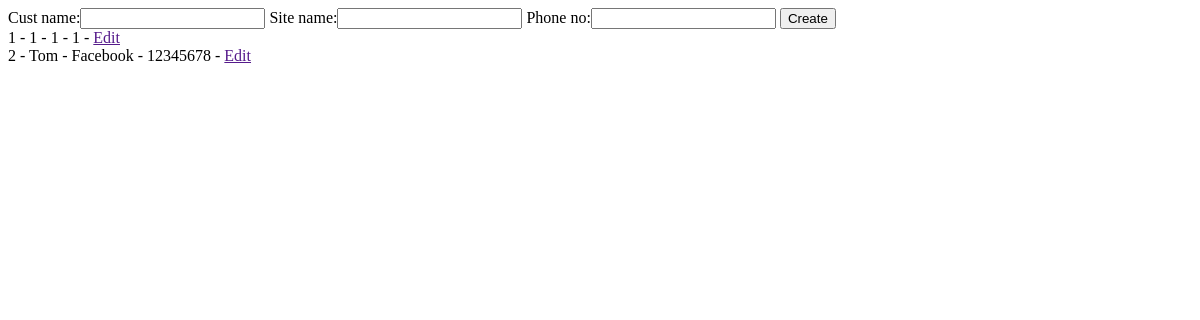
/customer/, run on an earlier commit of the app's database.
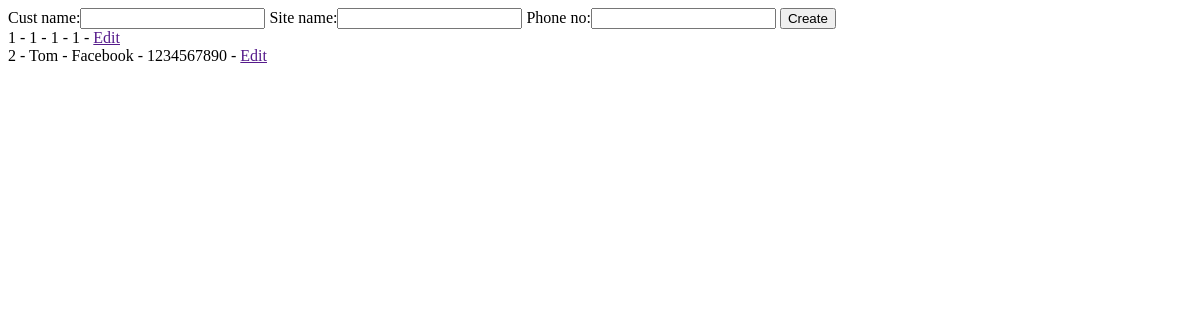
And on a later commit of the database.
### classBaseApp/models.py (models this page shows, shortened)
class customerModal(models.Model):
    cust_id = models.AutoField(primary_key=True)
    cust_name = models.CharField(max_length=50)
    site_name = models.CharField(max_length=100, blank=True, null=True)
    phone_no = models.CharField(max_length=25, blank=True, null=True, validators=[phone_number_validators])

### classBaseApp/views.py (the view, shortened to what this page needs)
# urls.py: path('customer/', CustomerView.as_view(), name='customer'),
class CustomerView(View):
    form_class = Frm_Customer
    initial = {'key': 'value'}
    template_name = 'customer.html'
    def get(self, request, *args, **kwargs):
        form = self.form_class(initial=self.initial)
        objects = customerModal.objects.all()
        logger.info("Test")
        return render(request, self.template_name, {'form': form, 'objects': objects})

### classBaseApp/forms.py
class Frm_Customer(forms.ModelForm):
    cust_name = forms.CharField(required=True, max_length=50, widget=forms.TextInput())
    site_name = forms.CharField(required=False, max_length=50, widget=forms.TextInput())
    phone_no = forms.CharField(required=False, max_length=50, widget=forms.TextInput())
    class Meta:
        model = customerModal
        fields = '__all__'

### classBaseApp/templates/customer.html (shortened to what this page needs)
<!DOCTYPE html>
<html lang="en">
<head>
</head>
<body>
    <form action="{% url 'classBaseApp:customer' %}" method="post">
        {{ form }}
        <button type="submit">Create</button>
    </form>
    {% for object in objects %}
        {{object.cust_id}} - {{object.cust_name}} - {{object.site_name}} - {{object.phone_no}} - <a href="">Edit</a><br>
    {% endfor %}
</body>
</html>

What changed in the data, as far as the page shows it:
changed customerModal "Tom": phone_no "12345678" → "1234567890"
